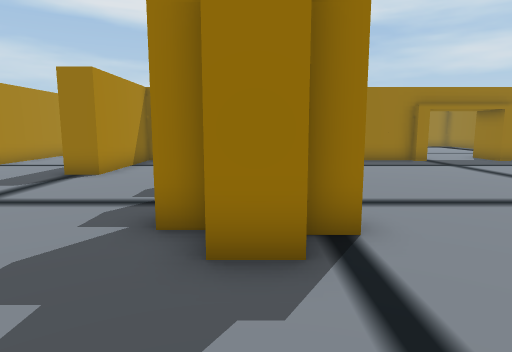
View 1 (above)

19 first-person views from a walk through a Unity game level. The camera is 1.3 m above the floor, tilts 8° down and sees 75° across. The floor is counted in squares, 1 m on a side. Each view is taken from the middle of a square. On the plan, view 1 faces up. The plan holds only what a view shows up to about 14 squares ahead; the rest is blank. The place goes on beyond the plan. Some animated figures are left out.

View 2
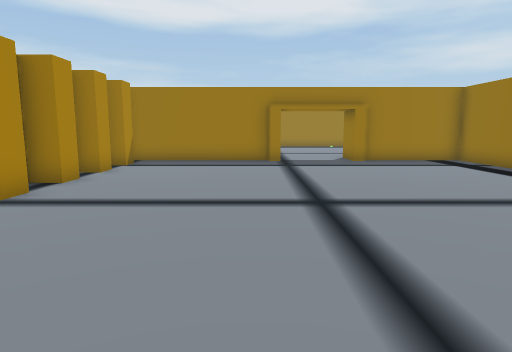

View 3
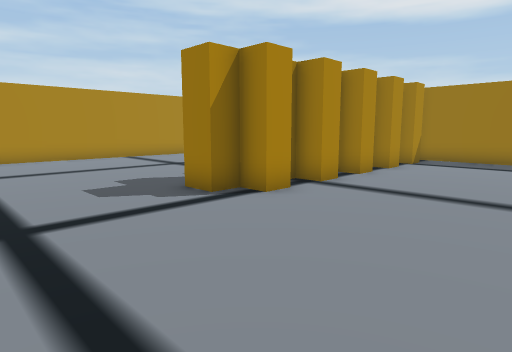

View 4
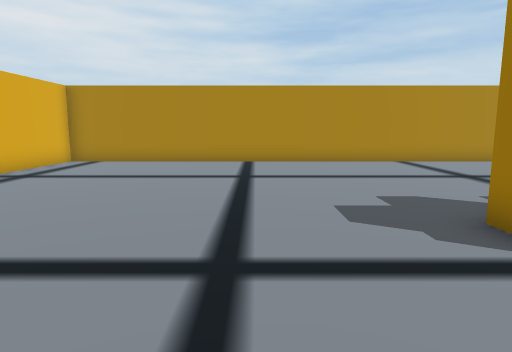

View 5
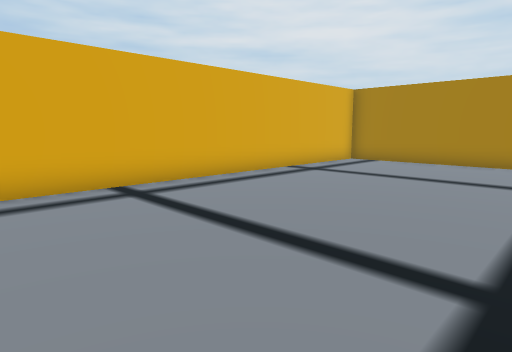

View 6
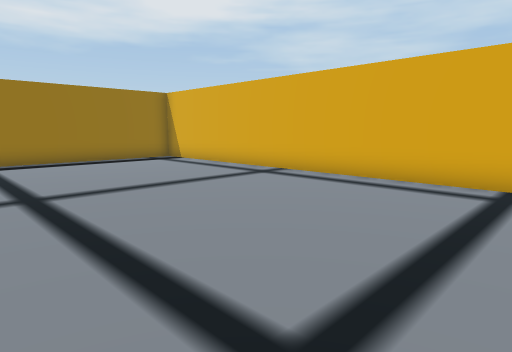

View 7
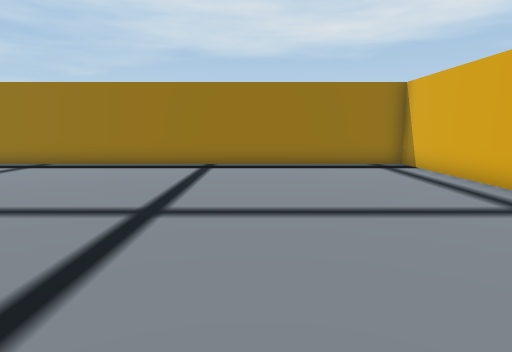

View 8
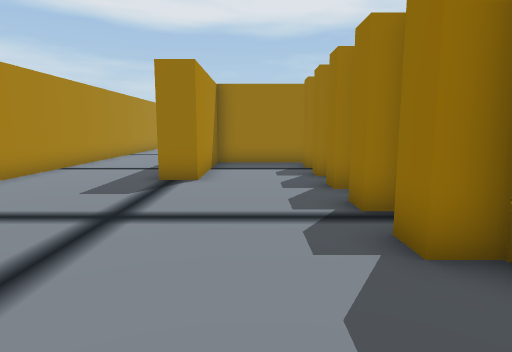

View 9
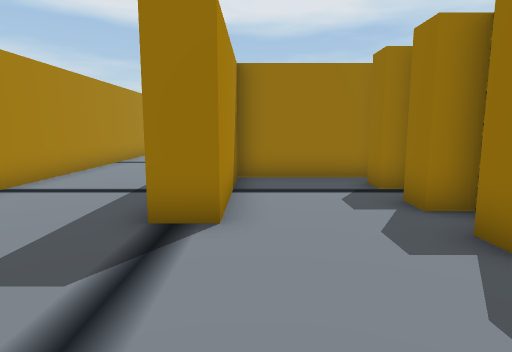

View 10
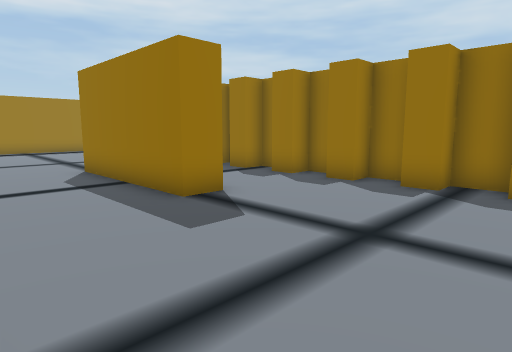

View 11
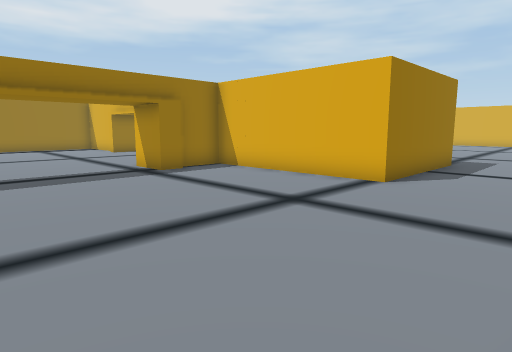

View 12
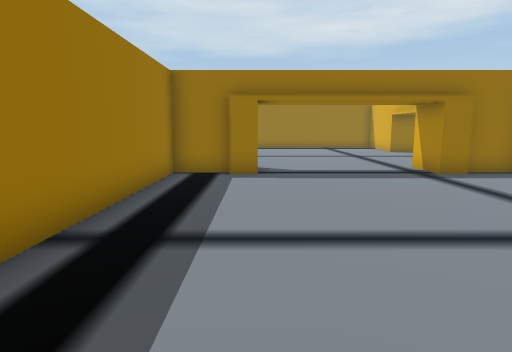

View 13
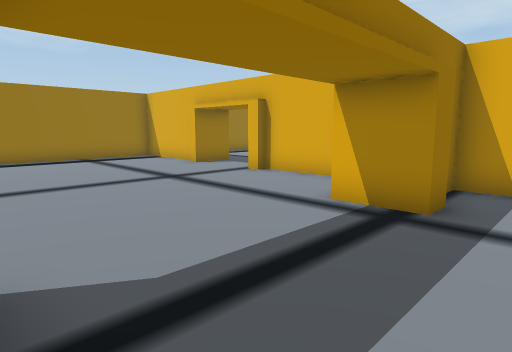

View 14
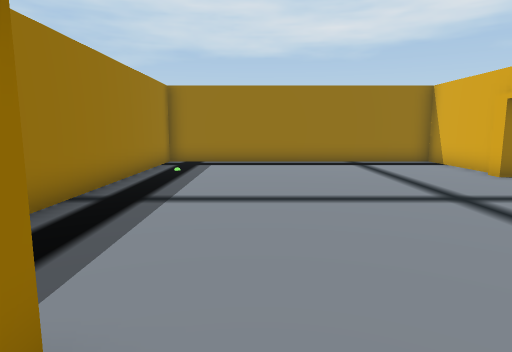

View 15
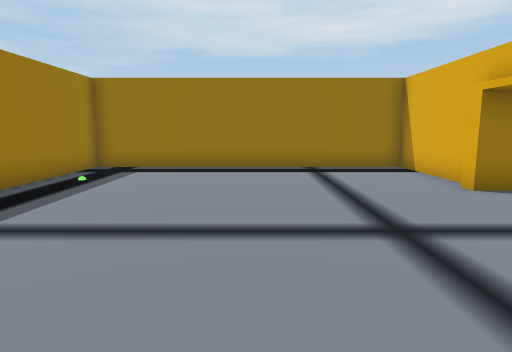

View 16
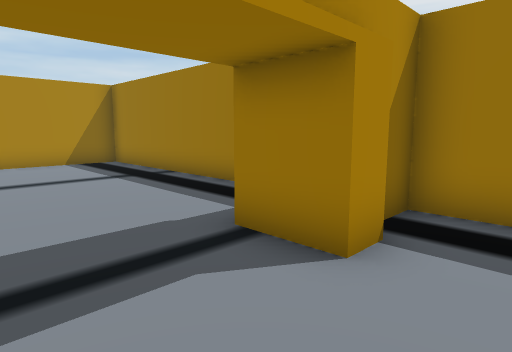

View 17
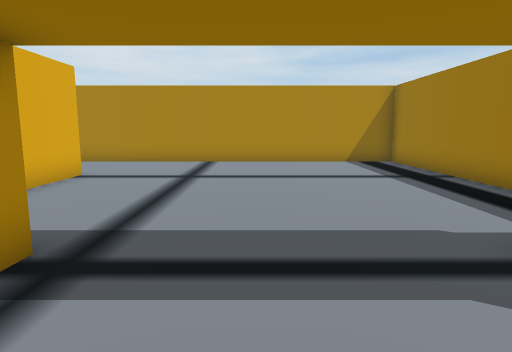

View 18
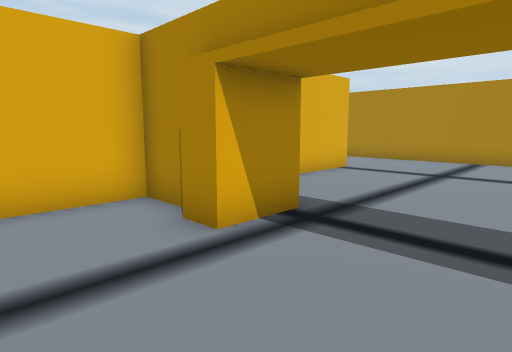

View 19
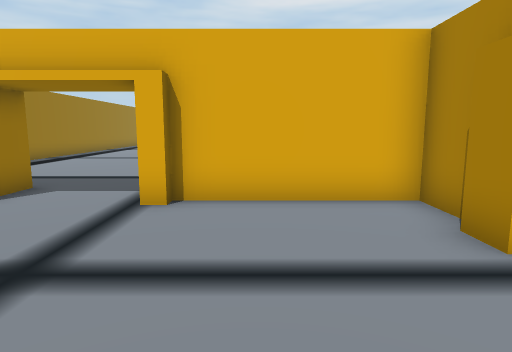

### Floor plan
Points are (right, up) in squares from view 1. A wall is a line through its corners. A room is listed if a view was taken in it or the views show most of it. See-through windows are left out.
Room 1 (views 1, 2, 3, 4, 5, 6, 7, 8, 9, 10, 11, 12, 13, 14, 15, 16, 17, 18, 19)
walls: (0.5, 4) (0.5, 3.2) (-0.5, 3.2); (-0.5, 4.1) (-0.5, 12.2); (-0.5, 14) (-4.5, 14) (-4.5, 9.5) (-5.5, 9.5) (-5.5, 15) (1, 15) (1, 16.6); (6.6, 14) (0.9, 14); (7.1, 13.6) (6.5, 13.6); (6.5, 15.4) (7, 15.4); (2, 16.4) (2, 15) (6.6, 15); (0.6, 16.7) (0.6, 17.6) (2.4, 17.6) (2.4, 16.7); (10.5, 13.6) (10, 13.6) (10, 15.4) (10.5, 15.4); (10.9, 15) (14.5, 15) (14.5, 25.5) (6, 25.5); (14.5, 11) (14.5, 14) (10.5, 14); (1, 23.7) (1, 25.5) (-9.5, 25.5) (-9.5, -7.5) (14.5, -7.5) (14.5, 7.6); (2.4, 23.9) (2.4, 23) (0.6, 23) (0.6, 23.9); (3.4, 25.5) (2, 25.5) (2, 24.5)
objects: other object (-1, 4) to (-1, 5); other object (-1, 6) to (-1, 7); other object (-1, 8) to (-1, 9); other object (-1, 10) to (-1, 11); other object (-1, 12) to (-1, 13); other object (1, 4) to (1, 5); other object (1, 6) to (1, 7); other object (1, 8) to (1, 9); other object (1, 10) to (1, 11); other object (1, 12) to (1, 13)

Where each view was taken, in squares from view 1:
view 1: 0 up, 0 right, facing up
view 2: 0 up, 6 right, facing up
view 3: 1 down, 6 right, facing up-left
view 4: 0 up, 4 right, facing left
view 5: 0 up, 4 right, facing down-left
view 6: 1 up, 0 right, facing down-right
view 7: 2 down, 2 right, facing right
view 8: 1 up, 3 left, facing up
view 9: 5 up, 4 left, facing up
view 10: 4 up, 9 left, facing up-right
view 11: 23 up, 9 left, facing down-right
view 12: 23 up, 9 left, facing right
view 13: 23 up, 1 left, facing down-right
view 14: 22 up, 1 right, facing right
view 15: 20 up, 3 right, facing right
view 16: 20 up, 4 right, facing up-left
view 17: 20 up, 4 right, facing left
view 18: 21 up, 5 right, facing down-left
view 19: 21 up, 5 right, facing down
